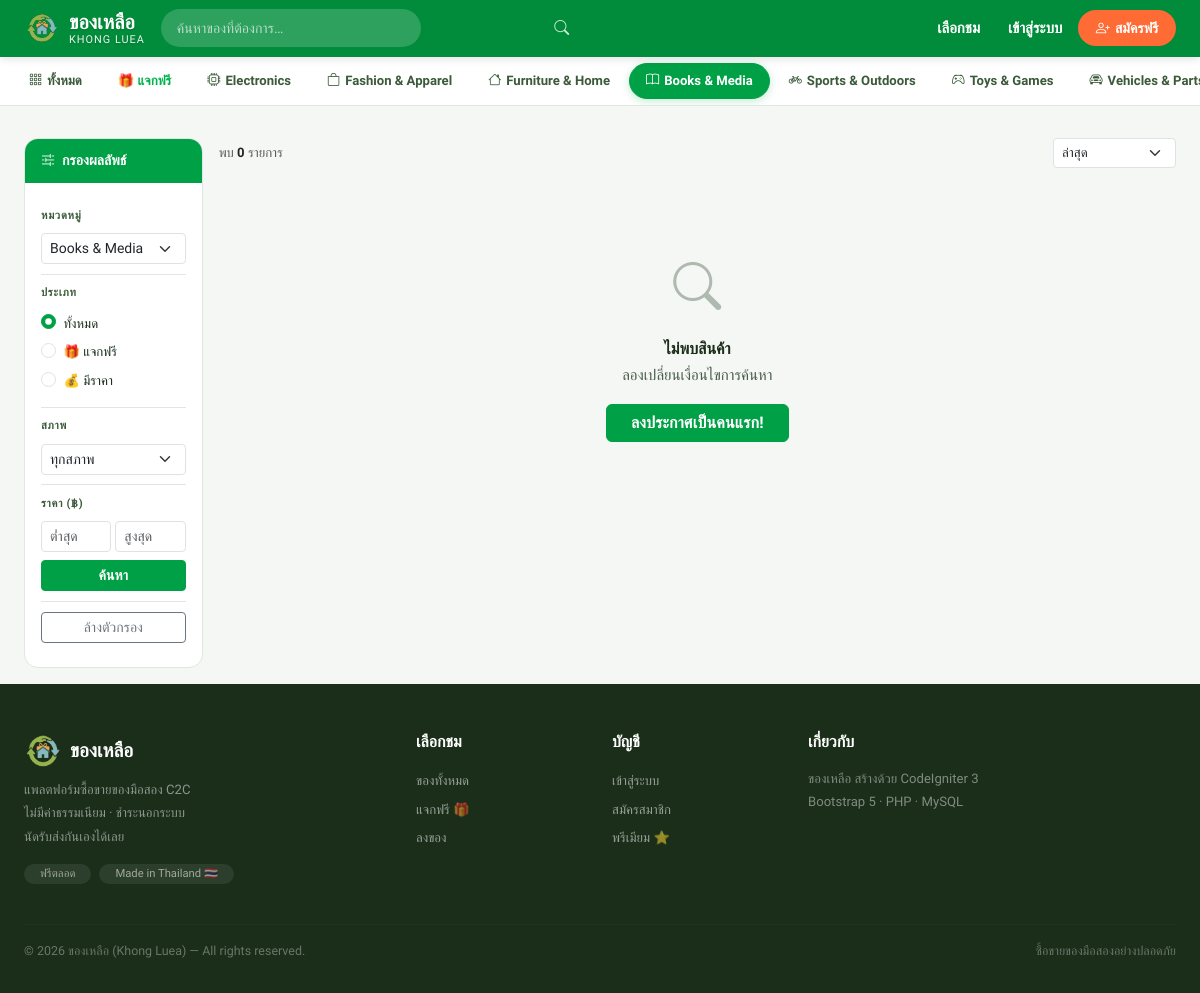
Page /items?category_id=4 on the earlier database version.
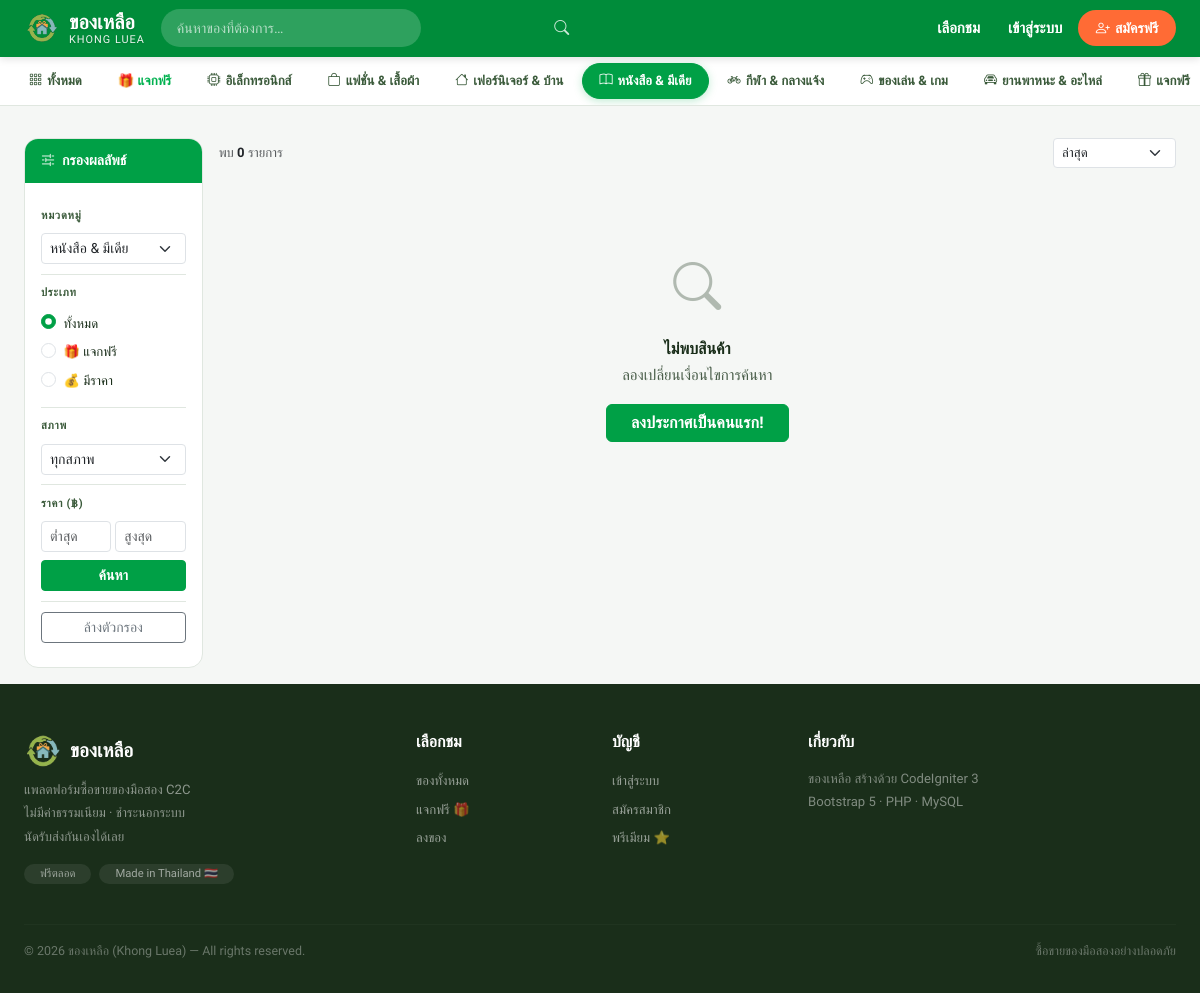
Same page on the later database version.
### tables this page shows
CREATE TABLE `categories` (
  `id`          INT(11)  UNSIGNED NOT NULL AUTO_INCREMENT,
  `parent_id`   INT(11)  UNSIGNED     NULL DEFAULT NULL,
  `name`        VARCHAR(100)      NOT NULL,
  `slug`        VARCHAR(120)      NOT NULL,
  `icon`        VARCHAR(100)          NULL DEFAULT NULL,
  `sort_order`  SMALLINT(5)  UNSIGNED NOT NULL DEFAULT 0,
  `is_active`   TINYINT(1)        NOT NULL DEFAULT 1,
  `created_at`  DATETIME          NOT NULL DEFAULT CURRENT_TIMESTAMP,
  PRIMARY KEY (`id`),
  UNIQUE KEY `uq_categories_slug` (`slug`),
  KEY `idx_categories_parent` (`parent_id`),
  CONSTRAINT `fk_categories_parent`
    FOREIGN KEY (`parent_id`) REFERENCES `categories` (`id`)
    ON DELETE SET NULL ON UPDATE CASCADE
);

### application/controllers/frontend/Items.php (called while the page is built, shortened)
<?php
class Items extends CI_Controller {
    public function __construct()
    {
        $this->load->model(['Item_model', 'Category_model', 'Image_model', 'Favorite_model']);
        $this->load->library('pagination');
    }
    public function index(): void
    {
        $filters = [
            'category_id' => $this->input->get('category_id'),
            'is_free'     => $this->input->get('is_free'),
            'condition'   => $this->input->get('condition'),
            'min_price'   => $this->input->get('min_price'),
            'max_price'   => $this->input->get('max_price'),
            'search'      => $this->input->get('q', TRUE),
            'sort'        => $this->input->get('sort') ?: 'newest',
        ];
        $total   = $this->Item_model->count_list($filters);
        $page    = max(1, (int)$this->input->get('page'));
        $offset  = ($page - 1) * ITEMS_PER_PAGE;
        $config = [
            'base_url'    => current_url() . '?' . http_build_query(array_filter($filters)),
            'total_rows'  => $total,
            'per_page'    => ITEMS_PER_PAGE,
            'uri_segment' => 0,
            'use_page_numbers' => TRUE,
            'query_string_segment' => 'page',
        ];
        $this->pagination->initialize($config);
        $data = [
            'title'      => 'Browse Items',
            'items'      => $this->Item_model->get_list($filters, ITEMS_PER_PAGE, $offset),
            'categories' => $this->Category_model->get_all_active(),
            'filters'    => $filters,
            'total'      => $total,
            'pagination' => $this->pagination->create_links(),
        ];
        $this->_render('items/index', $data);
    }
    private function _render(string $view, array $data = []): void
    {
        $this->load->view('layouts/frontend_layout', array_merge($data, ['content_view' => 'frontend/' . $view]));
    }
}

### index.php (called while the page is built, shortened)
<?php
require_once BASEPATH."core/CodeIgniter.php";

### application/models/Category_model.php (called while the page is built, shortened)
<?php
class Category_model extends CI_Model {
    protected string $table = 'categories';
    public function get_all_active(): array
    {
        return $this->db->where('is_active', 1)->order_by('sort_order', 'ASC')->get($this->table)->result_array();
    }
}

### application/models/Item_model.php (called while the page is built, shortened)
<?php
class Item_model extends CI_Model {
    protected string $table = 'items';
    private function _base_query(array $filters = []): void
    {
        $this->db->select('items.*, users.name AS seller_name,
            (SELECT image_path FROM item_images WHERE item_id=items.id AND is_primary=1 LIMIT 1) AS primary_image')
            ->from($this->table)
            ->join('users', 'users.id = items.user_id')
            ->where('users.is_banned', 0);
        if (!empty($filters['user_id'])) {
            $this->db->where('items.user_id', (int)$filters['user_id'])
                     ->where('items.status !=', ITEM_DELETED);
        } else {
            $this->db->where_in('items.status', [ITEM_ACTIVE, ITEM_RESERVED]);
        }
        if ( ! empty($filters['category_id'])) {
            $this->db->where('items.category_id', (int)$filters['category_id']);
        }
    }
    public function get_list(array $filters = [], int $limit = ITEMS_PER_PAGE, int $offset = 0): array
    {
        $sort = $filters['sort'] ?? 'newest';
        switch ($sort) {
            default:
                $this->db->order_by('items.is_bumped', 'DESC')
                         ->order_by('items.is_highlighted', 'DESC')
                         ->order_by('items.created_at', 'DESC');
        }
        return $this->db->limit($limit, $offset)->get()->result_array();
    }
}

### application/views/frontend/items/index.php (the view, shortened to what the changed rows need)
<div class="container-fluid px-3 px-lg-4 py-3" style="max-width:1400px;margin:0 auto;">
  <div class="row g-3">
    <div class="col-lg-2 col-md-3 d-none d-md-block">
      <div class="kl-filter-card">
        <div class="kl-filter-body">
          <form method="get" action="<?= site_url('items') ?>">
            <div class="kl-filter-section">
              <div class="kl-filter-label">หมวดหมู่</div>
              <select name="category_id" class="form-select form-select-sm" onchange="this.form.submit()">
                <?php foreach ($categories as $c): ?>
                  <option value="<?= $c['id'] ?>" <?= $filters['category_id']==$c['id']?'selected':'' ?>>
                    <?= htmlspecialchars($c['name']) ?>
                  </option>
                <?php endforeach; ?>
              </select>
            </div>
            <div class="kl-filter-section">
              <?php foreach ([''=> 'ทั้งหมด','1'=>'🎁 แจกฟรี','0'=>'💰 มีราคา'] as $v=>$l): ?>
              <div class="form-check mb-1">
                <input class="form-check-input" type="radio" name="is_free" value="<?= $v ?>" id="t<?= $v ?>"
                       <?= (string)$filters['is_free']===(string)$v && ($v!=='' || $filters['is_free']===''||$filters['is_free']===NULL) ? 'checked' : ($v===''&&($filters['is_free']===NULL||$filters['is_free']==='')&&true?'checked':'') ?>
                       onchange="this.form.submit()">
                <label class="form-check-label small" for="t<?= $v ?>"><?= $l ?></label>
              </div>
              <?php endforeach; ?>
            </div>
          </form>
        </div>
      </div>
    </div>
  </div>
</div>

### application/views/partials/navbar.php (shortened to what the changed rows need)
<div class="kl-catbar">
  <div class="kl-catbar-inner">
    <a href="<?= site_url('items') ?>" class="<?= !$this->input->get('category_id') && !$this->input->get('is_free') ? 'active' : '' ?>">
      <i class="bi bi-grid-3x3-gap"></i> ทั้งหมด
    </a>
    <a href="<?= site_url('items?is_free=1') ?>" class="<?= $this->input->get('is_free')==='1' ? 'active' : '' ?>"
       style="<?= $this->input->get('is_free')==='1' ? '' : 'color:#00b14f;font-weight:600;' ?>">
      🎁 แจกฟรี
    </a>
    <?php
    try {
        $_cats = $this->Category_model->get_all_active();
    } catch (Throwable $e) {
        $_cats = [];
    }
    foreach ($_cats as $c): ?>
    <a href="<?= site_url('items?category_id='.$c['id']) ?>"
       class="<?= $this->input->get('category_id') == $c['id'] ? 'active' : '' ?>">
      <i class="bi <?= htmlspecialchars($c['icon']) ?>"></i> <?= htmlspecialchars($c['name']) ?>
    </a>
    <?php endforeach; ?>
  </div>
</div>

Differences in the rows shown:
changed categories: name "Electronics" → "อิเล็กทรอนิกส์"
changed categories: name "Fashion & Apparel" → "แฟชั่น & เสื้อผ้า"
changed categories: name "Furniture & Home" → "เฟอร์นิเจอร์ & บ้าน"
changed categories (number 4 of 8 on the later page): name "Books & Media" → "หนังสือ & มีเดีย"
changed categories: name "Sports & Outdoors" → "กีฬา & กลางแจ้ง"
changed categories: name "Toys & Games" → "ของเล่น & เกม"
changed categories: name "Vehicles &…" → "ยานพาหนะ & อะไหล่"
now on this page (row edited): categories: name "แจกฟรี"
Other differences:
form field category_id: "Books & Media" → "หนังสือ & มีเดีย"
